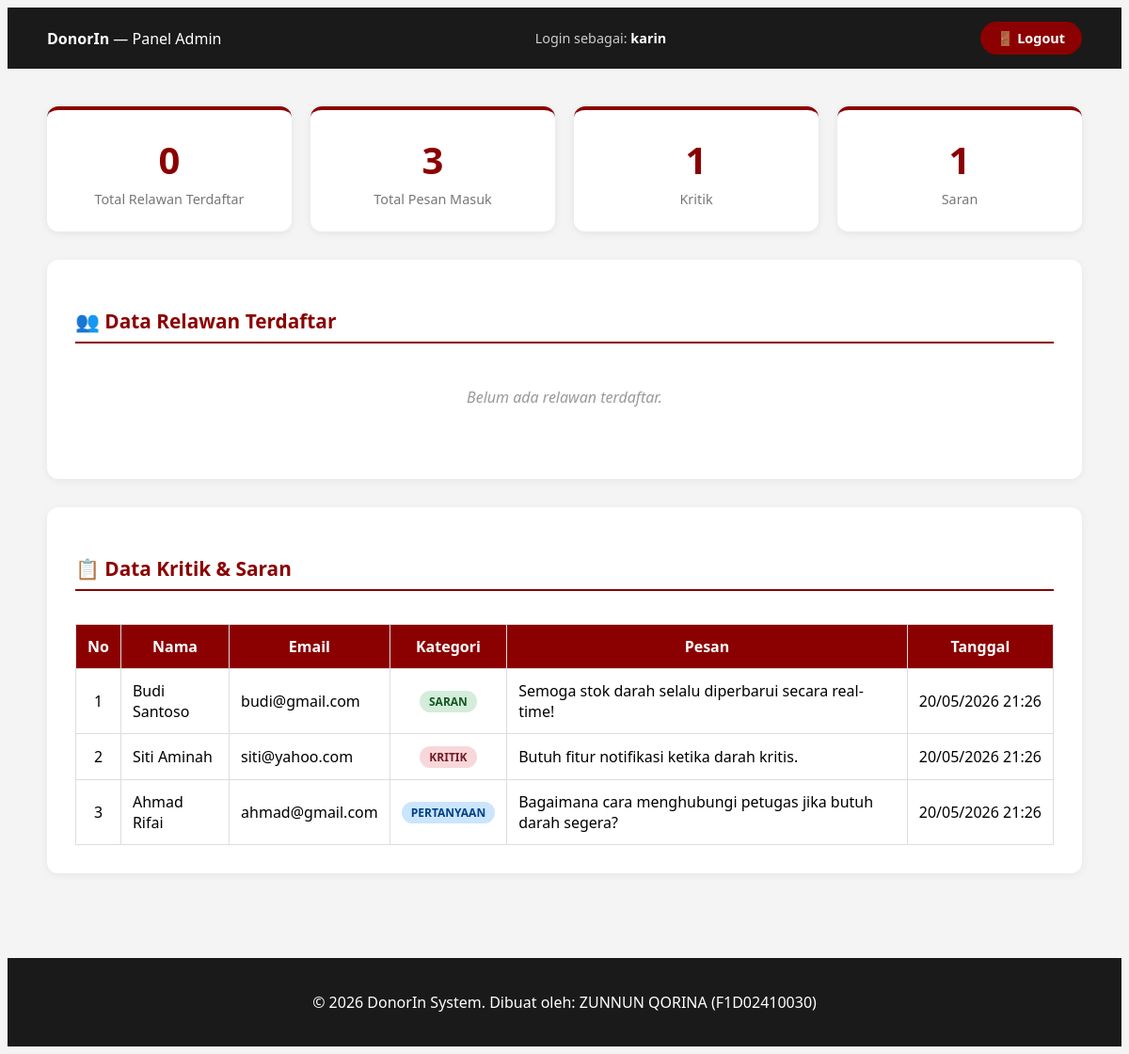
/dashboard_admin.php (signed in), run on the app's committed database.
### tables this page shows
CREATE TABLE IF NOT EXISTS kritik_saran (
    id       INT AUTO_INCREMENT PRIMARY KEY,
    nama     VARCHAR(100) NOT NULL,
    email    VARCHAR(100) NOT NULL,
    kategori ENUM('kritik','saran','pertanyaan') NOT NULL,
    pesan    TEXT         NOT NULL,
    tanggal  DATETIME     DEFAULT CURRENT_TIMESTAMP
);

### dashboard_admin.php (the view, shortened to what this page needs)
<?php
include 'koneksi.php';
?>
<!DOCTYPE html>
<html lang="id">
<head>
    <link rel="stylesheet" href="styles.css">
</head>
<body style="background:#f4f4f4;">
    <header class="header-admin">
        <div class="wadah flex-header">
            <div class="logo"><strong>DonorIn</strong> &mdash; Panel Admin</div>
            <div class="info-admin">
                Login sebagai: <strong><?php echo htmlspecialchars($_SESSION['admin_username']); ?></strong>
            </div>
            <a href="logout_admin.php" class="tombol-logout">🚪 Logout</a>
        </div>
    </header>
    <main class="wadah" style="padding: 40px 20px;">
        <?php
        $jml_relawan = mysqli_num_rows(mysqli_query($conn, "SELECT id FROM relawan"));
        $jml_kritik  = mysqli_num_rows(mysqli_query($conn, "SELECT id FROM kritik_saran"));
        $jml_kritik_cat  = mysqli_num_rows(mysqli_query($conn, "SELECT id FROM kritik_saran WHERE kategori='kritik'"));
        $jml_saran_cat   = mysqli_num_rows(mysqli_query($conn, "SELECT id FROM kritik_saran WHERE kategori='saran'"));
        ?>
        <div class="grid-statistik">
            <div class="kartu-stat-admin">
                <div class="angka"><?php echo $jml_relawan; ?></div>
                <div class="label">Total Relawan Terdaftar</div>
            </div>
            <div class="kartu-stat-admin">
                <div class="angka"><?php echo $jml_kritik; ?></div>
                <div class="label">Total Pesan Masuk</div>
            </div>
            <div class="kartu-stat-admin">
                <div class="angka"><?php echo $jml_kritik_cat; ?></div>
                <div class="label">Kritik</div>
            </div>
            <div class="kartu-stat-admin">
                <div class="angka"><?php echo $jml_saran_cat; ?></div>
                <div class="label">Saran</div>
            </div>
        </div>
        <div class="blok-konten">
            <h3 class="tab-judul">👥 Data Relawan Terdaftar</h3>
            <?php
            $q_relawan = "SELECT * FROM relawan ORDER BY tanggal_daftar DESC";
            $r_relawan = mysqli_query($conn, $q_relawan);
            if (mysqli_num_rows($r_relawan) == 0):
            ?>
                <p class="kosong">Belum ada relawan terdaftar.</p>
            <?php endif; ?>
        </div>
        <div class="blok-konten">
            <h3 class="tab-judul">📋 Data Kritik & Saran</h3>
            <?php
            $q_kritik = "SELECT * FROM kritik_saran ORDER BY tanggal DESC";
            $r_kritik = mysqli_query($conn, $q_kritik);
            if (mysqli_num_rows($r_kritik) == 0):
            ?>
                <p class="kosong">Belum ada pesan masuk.</p>
            <?php else: ?>
            <div style="overflow-x:auto;">
                <table class="tabel-data">
                    <thead>
                        <tr>
                            <th>No</th>
                            <th>Nama</th>
                            <th>Email</th>
                            <th>Kategori</th>
                            <th>Pesan</th>
                            <th>Tanggal</th>
                        </tr>
                    </thead>
                    <tbody>
                    <?php $no = 1; while ($baris = mysqli_fetch_assoc($r_kritik)):
                        $badge = 'badge-' . $baris['kategori'];
                        $tgl   = date('d/m/Y H:i', strtotime($baris['tanggal']));
                    ?>
                        <tr>
                            <td style="text-align:center;"><?php echo $no++; ?></td>
                            <td><?php echo htmlspecialchars($baris['nama']); ?></td>
                            <td><?php echo htmlspecialchars($baris['email']); ?></td>
                            <td style="text-align:center;">
                                <span class="badge-kategori <?php echo $badge; ?>">
                                    <?php echo $baris['kategori']; ?>
                                </span>
                            </td>
                            <td><?php echo htmlspecialchars($baris['pesan']); ?></td>
                            <td style="white-space:nowrap;"><?php echo $tgl; ?></td>
                        </tr>
                    <?php endwhile; ?>
                    </tbody>
                </table>
            </div>
            <?php endif; ?>
        </div>
    </main>
    <footer class="footer-utama">
        <div class="wadah">
            <p>&copy; 2026 DonorIn System. Dibuat oleh: ZUNNUN QORINA (F1D02410030)</p>
        </div>
    </footer>
</body>
</html>

### styles.css (style rules this page uses)
body { font-family: 'Segoe UI', Tahoma, Geneva, Verdana, sans-serif; background-color: #fff9f9; }
.wadah { max-width: 1100px; margin: auto; padding: 0 20px; }
.flex-header { display: flex; justify-content: space-between; align-items: center; }
.footer-utama { background: #1a1a1a; color: white; text-align: center; padding: 20px 0px; margin-top: 20px; }
.tabel-data { width: 100%; border-collapse: collapse; margin-top: 20px; }
.tabel-data th, .tabel-data td { border: 1px solid #ddd; padding: 12px; }
.tabel-data th { background: #8b0000; color: white; }
.badge-kategori { display: inline-block; padding: 3px 10px; border-radius: 12px; font-size: 12px; font-weight: bold; text-transform: uppercase; }
.badge-kritik { background: #f8d7da; color: #721c24; }
.badge-saran { background: #d4edda; color: #155724; }
.badge-pertanyaan { background: #cce5ff; color: #004085; }
.kosong { color: #999; text-align: center; padding: 30px; font-style: italic; }
.blok-konten { background: white; border-radius: 12px; padding: 30px; margin-bottom: 30px; box-shadow: 0 2px 8px rgba(0,0,0,0.06); }

### dashboard_admin.php (style rules this page uses)
.header-admin { background: #1a1a1a; color: white; padding: 15px 0; }
.flex-header { display:flex; justify-content:space-between; align-items:center; }
.info-admin { font-size: 0.9rem; color: #ccc; }
.info-admin strong { color: white; }
.tombol-logout { background: #8b0000; color: white; border: none; padding: 8px 18px; border-radius: 20px; font-weight: bold; cursor: pointer; text-decoration: none; font-size: 0.9rem; }
.grid-statistik { display: grid; grid-template-columns: repeat(auto-fit, minmax(200px, 1fr)); gap: 20px; margin-bottom: 30px; }
.kartu-stat-admin { background: white; border-radius: 12px; padding: 25px; box-shadow: 0 2px 8px rgba(0,0,0,0.07); border-top: 4px solid #8b0000; text-align: center; }
.kartu-stat-admin .angka { font-size: 2.5rem; font-weight: bold; color: #8b0000; }
.kartu-stat-admin .label { color: #777; font-size: 0.9rem; margin-top: 5px; }
.tab-judul { color: #8b0000; font-size: 1.3rem; margin-bottom: 15px; border-bottom: 2px solid #8b0000; padding-bottom: 8px; }

### data on the page
kritik_saran: nama "Budi Santoso", email "budi@gmail.com", kategori "SARAN", pesan "Semoga stok darah selalu diperbarui secara real-time!", tanggal "20/05/2026 21:26"
kritik_saran: nama "Siti Aminah", email "siti@yahoo.com", kategori "KRITIK", pesan "Butuh fitur notifikasi ketika darah kritis.", tanggal "20/05/2026 21:26"
kritik_saran: nama "Ahmad Rifai", email "ahmad@gmail.com", kategori "PERTANYAAN", pesan "Bagaimana cara menghubungi petugas jika butuh darah segera?", tanggal "20/05/2026 21:26"

### other printed values
$_SESSION['admin_username'] "karin"
$jml_relawan "0"
$jml_kritik "3"
$jml_kritik_cat "1"
$jml_saran_cat "1"
